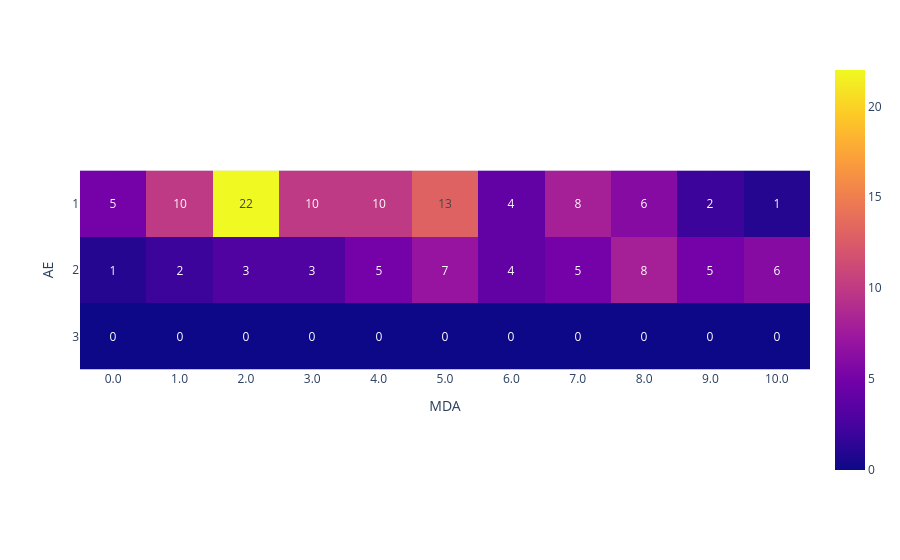

Notebook code cell kept with this figure:
### Code cell
t1, t2 = "AE", "MDA"

x = sorted(dff[dff["type"] == t1]["value"].dropna().unique())
y = sorted(dff[dff["type"] == t2]["value"].dropna().unique())

data = []
for xx in x:
    counts = []
    for yy in y:
        counts.append(0)
        for visit in dff["visitID"].unique():
            for id in dff["id"].unique():
                sub_dff = dff[(dff["type"].isin([t1, t2])) & (dff["visitID"] == visit) & (dff["id"] == id)]
                try:
                    if sub_dff[sub_dff["type"] == t1]["value"].item() == xx and sub_dff[sub_dff["type"] == t2]["value"].item() == yy:
                        counts[-1] = counts[-1] + 1 
                except ValueError:
                    continue
    data.append(counts)

fig = px.imshow(data,
                labels=dict(x=t2, y=t1),
                x=list(map(str, y)),
                y=list(map(str, x)),
                    text_auto=True
            )
fig.show()

### Figure 1 — Plotly figure (JSON) as saved in the notebook; plotly's stock layout.template omitted (floating-point values rounded to 4 significant figures)
{"data": [{"coloraxis": "coloraxis", "hovertemplate": "MDA: %{x}<br>AE: %{y}<br>color: %{z}<extra></extra>", "name": "0", "texttemplate": "%{z}", "type": "heatmap", "x": ["0.0", "1.0", "2.0", "3.0", "4.0", "5.0", "6.0", "7.0", "8.0", "9.0", "10.0"], "xaxis": "x", "y": ["1", "2", "3"], "yaxis": "y", "z": [[5, 10, 22, 10, 10, 13, 4, 8, 6, 2, 1], [1, 2, 3, 3, 5, 7, 4, 5, 8, 5, 6], [0, 0, 0, 0, 0, 0, 0, 0, 0, 0, 0]]}], "layout": {"coloraxis": {"colorscale": [[0, "#0d0887"], [0.1111, "#46039f"], [0.2222, "#7201a8"], [0.3333, "#9c179e"], [0.4444, "#bd3786"], [0.5556, "#d8576b"], [0.6667, "#ed7953"], [0.7778, "#fb9f3a"], [0.8889, "#fdca26"], [1, "#f0f921"]]}, "margin": {"t": 60}, "xaxis": {"anchor": "y", "constrain": "domain", "domain": [0, 1], "scaleanchor": "y", "title": {"text": "MDA"}}, "yaxis": {"anchor": "x", "autorange": "reversed", "constrain": "domain", "domain": [0, 1], "title": {"text": "AE"}}}}
